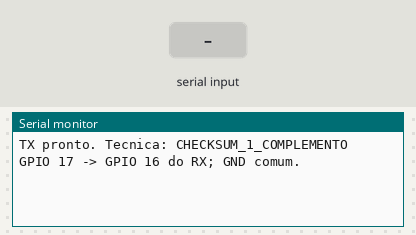
Bench run of a sketch on a simulated ESP32. Shown: the last lines printed to the serial monitor. The inputs (shaded band) are chosen by the test bench. The modem accepts every AT command (registered, SIM ready, sends succeed) and sends nothing else.

Above: at 1.2 s.
1.3 s: "r" received over Serial
At 1.8 s:
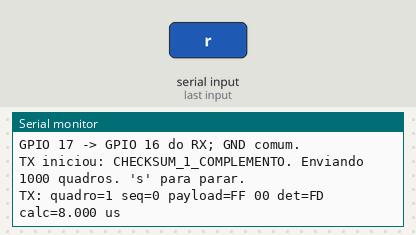
2.8 s: "s" received over Serial
At 4.0 s:
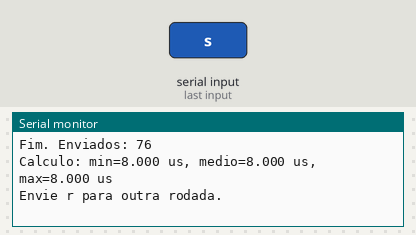
4.3 s: "R" received over Serial
At 6.1 s:
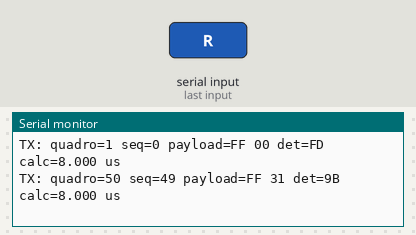
Timing chart, 0 to 7.6 s (numbered marks = the images above; inputs shaded):
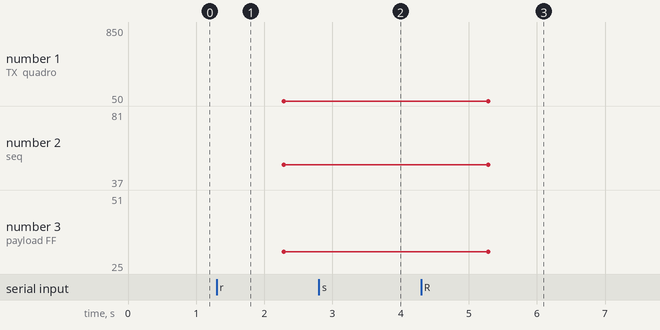

Measured:
- after the input at 1.3 s, the serial monitor: prints a new line at once (image 1)
- after the input at 2.8 s, the serial monitor: prints a new line at once (image 2)
- plotted number 1: 50 → 850 after the input at 4.3 s
- plotted number 2: 49 → 81 after the input at 4.3 s
- plotted number 3: 31 → 51 after the input at 4.3 s

The sketch:

tx.ino
```cpp
/* TX enxuto - ESP32 Dev Module
   Ligacao: GPIO 17 do TX -> GPIO 16 do RX, com GND comum.
   Quadro: [7E][SEQ][LEN=2][P0][P1][DETECCAO]
   Depois dele: [D5][P0 verdadeiro][P1 verdadeiro] (copia de depuracao). */
#include <Arduino.h>

// BLOCO 1 - Porta serial usada para levar o quadro ao outro ESP32.
// O numero 2 significa UART2; RX_PIN existe porque a funcao begin pede os dois pinos.
HardwareSerial telemetryUart(2);
constexpr int RX_PIN = 16, TX_PIN = 17;

// BLOCO 2 - Regras do quadro principal e da copia de depuracao posterior.
constexpr uint8_t START = 0x7E, DEBUG = 0xD5, LEN = 2;
constexpr uint16_t TOTAL = 1000;
constexpr uint32_t PERIOD = 20000, GUARD = 2000, DEBUG_GAP = 4000;

// BLOCO 3 - Escolha da tecnica. Mude somente esta linha no TX E no RX.
#define DETECTION_CHECKSUM 0
#define DETECTION_CRC8 1
#define DETECTION_MODE DETECTION_CHECKSUM  // Troque nos dois: TX e RX.

// BLOCO 4 - Memoria da rodada atual: sequencia, quantidade e tempos medidos.
bool running = false;
uint8_t seq = 0;
uint16_t sent = 0;
uint32_t nextFrame;
double sumUs, minUs, maxUs;

// BLOCO 5 - Checksum: soma os bytes e devolve o complemento de 1 da soma.
uint8_t checksum(const uint8_t *v, uint8_t n) {
  uint16_t s = 0;
  while (n--) { s += *v++; s = (s & 255) + (s >> 8); }
  s = (s & 255) + (s >> 8);
  return ~s;
}

// BLOCO 6 - CRC-8: outra forma de criar o byte de deteccao (polinomio 0x07).
uint8_t crc8(const uint8_t *v, uint8_t n) {
  uint8_t c = 0;
  while (n--) {
    c ^= *v++;
    for (uint8_t b = 0; b < 8; b++) c = c & 0x80 ? (c << 1) ^ 0x07 : c << 1;
  }
  return c;
}

// BLOCO 7 - Escolhe checksum ou CRC conforme a chave DETECTION_MODE.
uint8_t detection(const uint8_t *v, uint8_t n) {
#if DETECTION_MODE == DETECTION_CHECKSUM
  return checksum(v, n);
#else
  return crc8(v, n);
#endif
}

const char *technique() {
#if DETECTION_MODE == DETECTION_CHECKSUM
  return "CHECKSUM_1_COMPLEMENTO";
#else
  return "CRC8_POLY_07";
#endif
}

// BLOCO 8 - Espera o inicio do proximo slot de 20 ms sem perder comandos USB.
void waitFor(uint32_t target) {
  while ((int32_t)(target - micros()) > 0) yield();
}

// BLOCO 9 - Monta e envia UM quadro completo.
void sendFrame() {
  // O payload de teste e sempre [FF][SEQ]. Isso permite ao RX saber o esperado.
  uint8_t data[4] = {seq, LEN, 0xFF, seq}; // Os quatro bytes protegidos.
  uint32_t begin = ESP.getCycleCount();
  uint8_t check = detection(data, sizeof(data));
  double us = (ESP.getCycleCount() - begin) / (double)ESP.getCpuFreqMHz();
  sumUs += us;
  if (!sent || us < minUs) minUs = us;
  if (!sent || us > maxUs) maxUs = us;

  // Primeiro vai apenas o marcador. Depois da guarda, seguem dados e deteccao.
  telemetryUart.write(START); telemetryUart.flush();
  delayMicroseconds(GUARD);       // Tempo para o ESP de ruido ver o marcador.
  telemetryUart.write(data, sizeof(data)); telemetryUart.write(check); telemetryUart.flush();

  // Esta copia e o "gabarito" do experimento. Nao participa do checksum/CRC.
  // O RX so pode le-la DEPOIS de ja ter aceitado ou descartado o quadro principal.
  delayMicroseconds(DEBUG_GAP);
  telemetryUart.write(DEBUG); telemetryUart.write(data + 2, LEN); telemetryUart.flush();

  if (!sent || (sent + 1) % 50 == 0)
    Serial.printf("TX: quadro=%u seq=%u payload=FF %02X det=%02X calc=%.3f us\n",
                  sent + 1, seq, seq, check, us);
  seq++; sent++;
}

// BLOCO 10 - Inicio/fim e comandos recebidos no Monitor Serial.
void startRun() {
  seq = sent = 0; sumUs = minUs = maxUs = 0; nextFrame = micros(); running = true;
  Serial.printf("\nTX iniciou: %s. Enviando 1000 quadros. 's' para parar.\n", technique());
}

void finishRun() {
  running = false;
  Serial.printf("\nFim. Enviados: %u\nCalculo: min=%.3f us, medio=%.3f us, max=%.3f us\n",
                sent, minUs, sent ? sumUs / sent : 0, maxUs);
  Serial.println("Envie r para outra rodada.");
}

void commands() {
  while (Serial.available()) {
    char c = Serial.read();
    if ((c == 'r' || c == 'R') && !running) startRun();
    if ((c == 's' || c == 'S') && running) finishRun();
  }
}

// BLOCO 11 - setup roda uma vez; loop roda para sempre.
void setup() {
  Serial.begin(115200);
  telemetryUart.begin(115200, SERIAL_8N1, RX_PIN, TX_PIN);
  Serial.printf("TX pronto. Tecnica: %s\nGPIO 17 -> GPIO 16 do RX; GND comum.\n", technique());
}

void loop() {
  commands();
  if (!running) { delay(1); return; }
  waitFor(nextFrame); sendFrame(); nextFrame += PERIOD;
  if (sent == TOTAL) finishRun();
}
```
